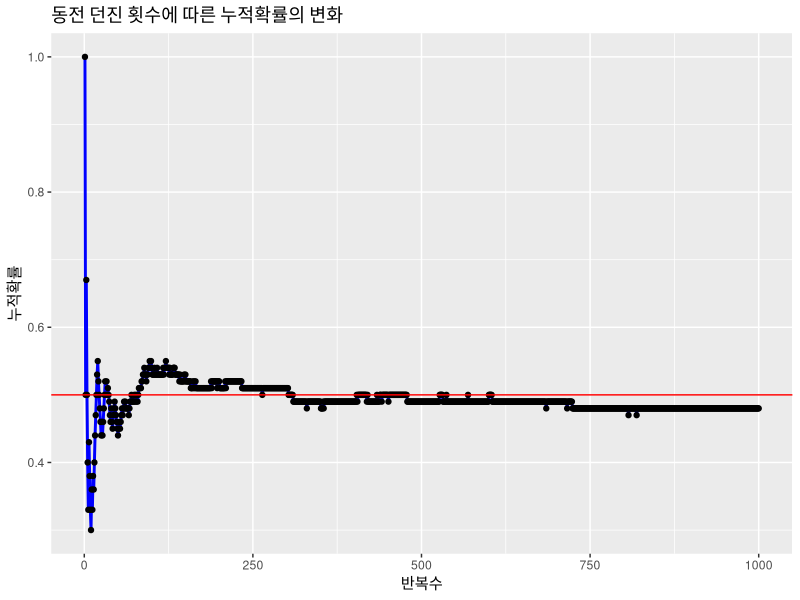

Generate this figure with R:
## 11.2 표본 추출과 난수
# 복원 추출
sample(1:10, 5, replace = T)
# 복원 추출
sample(c("앞면", "뒷면"), 5, replace=T)
# 비복원 추출
sample(1:10, 5, replace = F)
# 비복원 추출
sample(c("앞면", "뒷면"), 2, replace=F)
# 0과 1 사이의 수(실수)를 10번 출력
runif(10, min=0, max=1)


## 11.3 동전 던지기 
library(ggplot2)

iteration <- 1000 # 반복 횟수 지정
prob <- NULL # prob가 들어갈 칸 지정
count <- 0 # 작동 횟수

for(x in 1:iteration) { # 반복문 조건
  coin <- sample(c("앞면", "뒷면"), 1, replace=T) # 앞, 뒷면 출력
  
  if (coin == "앞면") # 앞면이면
    count = count + 1 # count에 1 추가
  
  prob <- c(prob, round(count / x, 2)) # prob에는 count / 반복 회차를 소수 셋째 자리에서 반올림해서 저장
}

df.coin<- data.frame("반복수"=1:iteration, "누적확률"=prob) # 전체 기록을 데이터프레임화
head(df.coin)
tail(df.coin)

ggplot(data=df.coin, aes(x=반복수, y=누적확률, group=1)) +
  geom_line(color="blue", size=1) +
  geom_point() +
  geom_hline(yintercept=0.5, color="red") +
  labs(title="동전 던진 횟수에 따른 누적확률의 변화") 